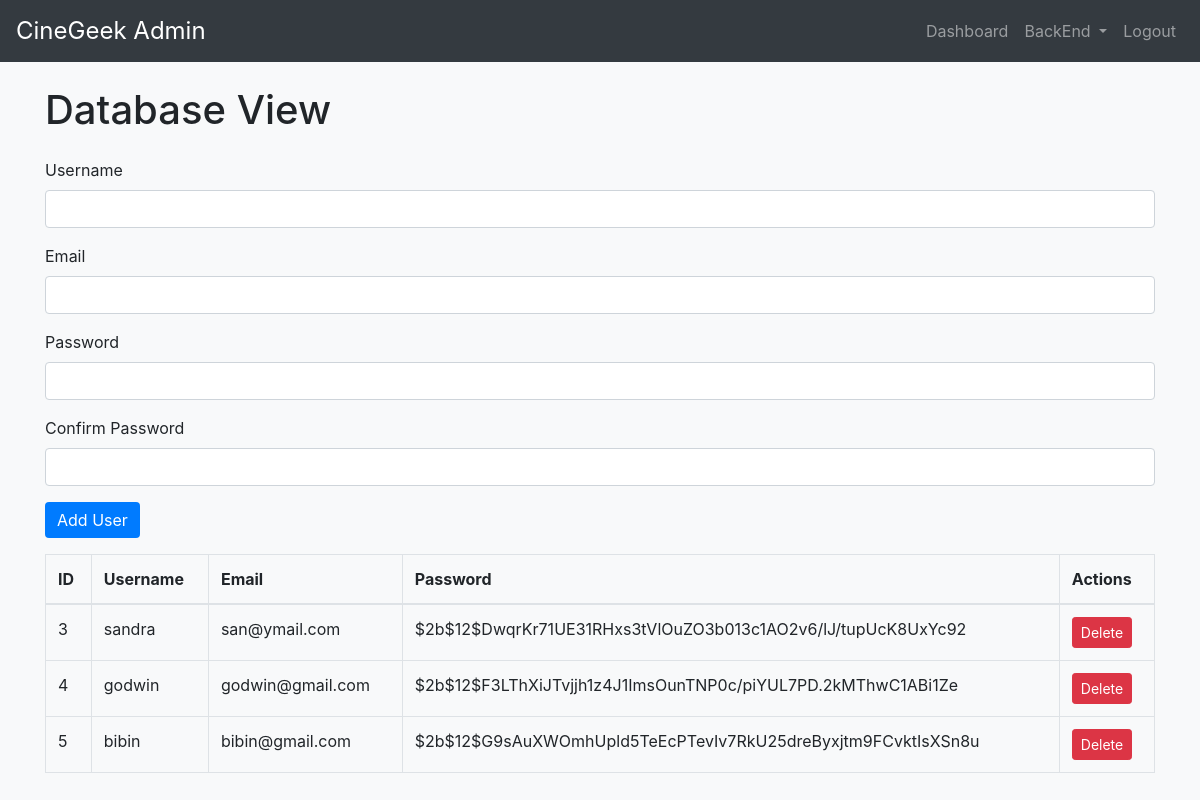
/view_database (signed in), run on the app's committed database.
### app.py (models this page shows, shortened)
class User(db.Model, UserMixin):
    id = db.Column(db.Integer, primary_key=True)
    username = db.Column(db.String(20), unique=True, nullable=False)
    email = db.Column(db.String(120), unique=True, nullable=False)
    password = db.Column(db.String(60), nullable=False)

### app.py (the view, shortened to what this page needs)
@app.route('/view_database', methods=['GET', 'POST'])
@login_required
def view_database():
    form = AddUserForm()
    users = User.query.all()
    return render_template('view_database.html', users=users, form=form)

### app.py
class AddUserForm(FlaskForm):
    username = StringField('Username', validators=[DataRequired(), Length(min=2, max=20)])
    email = StringField('Email', validators=[DataRequired(), Email()])
    password = PasswordField('Password', validators=[DataRequired()])
    confirm_password = PasswordField('Confirm Password', validators=[DataRequired(), EqualTo('password')])
    submit = SubmitField('Add User')

### app.py (called while the page is built)
@login_manager.user_loader
def load_user(user_id):
    return User.query.get(int(user_id))

### templates/view_database.html (shortened to what this page needs)
{% extends "base.html" %}
{% block content %}
    <h1 class="my-4">Database View</h1>
    <form method="POST" action="{{ url_for('view_database') }}">
        <div class="form-group">
            {{ form.username.label }}<br>
            {{ form.username(class="form-control") }}
        </div>
        <div class="form-group">
            {{ form.email.label }}<br>
            {{ form.email(class="form-control") }}
        </div>
        <div class="form-group">
            {{ form.password.label }}<br>
            {{ form.password(class="form-control") }}
        </div>
        <div class="form-group">
            {{ form.confirm_password.label }}<br>
            {{ form.confirm_password(class="form-control") }}
        </div>
        <div class="form-group">
            {{ form.submit(class="btn btn-primary") }}
        </div>
    </form>
    <table class="table table-bordered">
        <thead>
            <tr>
                <th>ID</th>
                <th>Username</th>
                <th>Email</th>
                <th>Password</th>
                <th>Actions</th>
            </tr>
        </thead>
        <tbody>
            {% for user in users %}
                <tr>
                    <td>{{ user.id }}</td>
                    <td>{{ user.username }}</td>
                    <td>{{ user.email }}</td>
                    <td>{{ user.password }}</td>
                    <td>
                        <form method="POST" action="{{ url_for('delete_user', user_id=user.id) }}" style="display:inline;">
                            <button type="submit" class="btn btn-danger btn-sm">Delete</button>
                        </form>
                    </td>
                </tr>
            {% endfor %}
        </tbody>
    </table>
{% endblock %}

### templates/base.html (shortened to what this page needs)
<!DOCTYPE html>
<html lang="en">
<head>
    <link rel="stylesheet" href="https://stackpath.bootstrapcdn.com/bootstrap/4.5.2/css/bootstrap.min.css">
    <link rel="stylesheet" href="{{ url_for('static', filename='styles.css') }}">
</head>
<body>
    <nav class="navbar navbar-expand-lg navbar-dark bg-dark">
        <a class="navbar-brand" href="{{ url_for('home') }}">CineGeek Admin</a>
        <div class="collapse navbar-collapse" id="navbarNav">
            <ul class="navbar-nav ml-auto">
                {% if current_user.is_authenticated %}
                    <li class="nav-item">
                        <a class="nav-link" href="{{ url_for('dashboard') }}">Dashboard</a>
                    </li>
                    <li class="nav-item dropdown">
                        <a class="nav-link dropdown-toggle" href="#" id="navbarDropdown" role="button" data-toggle="dropdown" aria-haspopup="true" aria-expanded="false">
                            BackEnd
                        </a>
                    </li>
                    <li class="nav-item">
                        <a class="nav-link" href="{{ url_for('logout') }}">Logout</a>
                    </li>
                {% endif %}
            </ul>
        </div>
    </nav>
    <div class="container mt-4">
        {% block content %}{% endblock %}
    </div>
</body>
</html>

### templates/static/styles.css (style rules this page uses)
body { background-color: #f8f9fa; }
.navbar-brand { font-size: 1.5rem; }
.btn-primary { background-color: #007bff; border: none; }

### data on the page
User: id "3", username "sandra", email "san@ymail.com", password "$2b$12$DwqrKr71UE31RHxs3tVlOuZO3b013c1AO2v6/lJ/tupUcK8UxYc92"
User: id "4", username "godwin", email "godwin@gmail.com", password "$2b$12$F3LThXiJTvjjh1z4J1ImsOunTNP0c/piYUL7PD.2kMThwC1ABi1Ze"
User: id "5", username "bibin", email "bibin@gmail.com", password "$2b$12$G9sAuXWOmhUpld5TeEcPTevIv7RkU25dreByxjtm9FCvktIsXSn8u"
